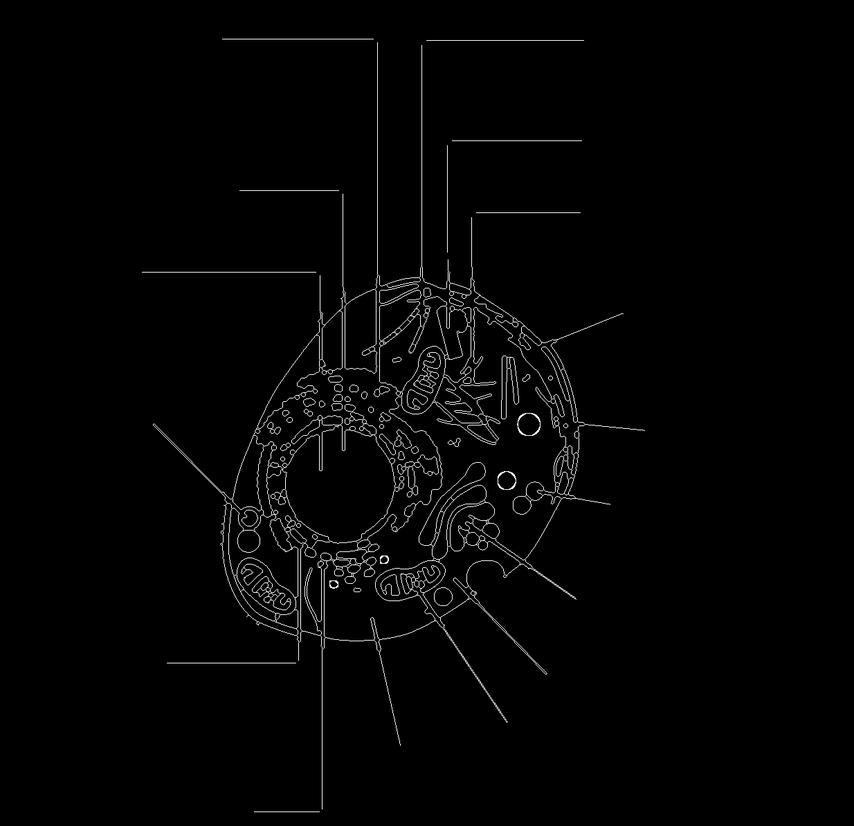
#> input picture whiteboard_backend/Skeletonized/edges_0_skeleton.png, 854 x 826 px, shrunk from 1234 x 1194 before the run; its folder holds only this picture in this run
$ python vectorizeProccessed.py
#> lines starting #> are read from the running program, lines starting #| are printed output that depends on the picture; after the words box and inside, x2 and y2 are one past the last pixel; in counts of white or black regions, pixels touching at a corner belong together
#!/usr/bin/env python3
# -*- coding: utf-8 -*-

import json
import math
import time
from pathlib import Path
from typing import List, Tuple

import cv2
import numpy as np

# ------------------- PATHS -------------------
BASE = Path(__file__).resolve().parent
IN_DIR  = BASE / "Skeletonized"   # skeleton PNGs from previous step
OUT_DIR = BASE / "StrokeVectors"
OUT_DIR.mkdir(parents=True, exist_ok=True)

# ------------------- GLOBAL KNOBS -------------------

# RDP simplification strength (fraction of image diagonal)
RDP_EPS_FRAC = 0.003

# Chaikin smoothing iterations (0..2 is reasonable)
CHAIKIN_ITERS = 1

# Minimum stroke length (fraction of diagonal) – drop super tiny crap
MIN_STROKE_LEN_FRAC = 0.01

# Angle logic
ANGLE_BREAK_DEG   = 30.0   # sharp turn above this → break stroke
DIR_WINDOW_BACK   = 3      # how many pixels back to estimate direction

# Safe checks
def finite2(x: float) -> bool:
    return math.isfinite(x)

def finite_seq(seq) -> bool:
    return all(math.isfinite(float(v)) for v in seq)

def finite_nd(a: np.ndarray) -> bool:
    return np.isfinite(a).all()

def nan_to_num_nd(a: np.ndarray) -> np.ndarray:
    return np.nan_to_num(a, copy=False)

# ------------------- LOAD SKELETON -------------------

def _load_skeleton_binary(path: Path) -> np.ndarray:
    """
    Read skeleton PNG, return mask 0/1 (1 = skeleton pixel).
    Assumes skeleton is white-ish on black background.
    """
    img = cv2.imread(str(path), cv2.IMREAD_GRAYSCALE)
    if img is None:
        raise FileNotFoundError(str(path))
    # Just threshold near mid
    _, bw = cv2.threshold(img, 0, 255, cv2.THRESH_BINARY + cv2.THRESH_OTSU)
    skel = (bw > 0).astype(np.uint8)
    return skel

# ------------------- GRAPH / STROKE TRACING -------------------

# 8-neighbourhood offsets
NEIGH_OFFS = [
    (-1, -1), (-1, 0), (-1, 1),
    ( 0, -1),          ( 0, 1),
    ( 1, -1), ( 1, 0), ( 1, 1),
]

def _neighbors(mask: np.ndarray, y: int, x: int) -> List[Tuple[int, int]]:
    h, w = mask.shape
    out = []
    for dy, dx in NEIGH_OFFS:
        ny, nx = y + dy, x + dx
        if 0 <= ny < h and 0 <= nx < w and mask[ny, nx]:
            out.append((ny, nx))
    return out

def _angle_between(u: np.ndarray, v: np.ndarray) -> float:
    # u, v: 2D vectors
    u = np.asarray(u, dtype=np.float32)
    v = np.asarray(v, dtype=np.float32)
    nu = float(np.linalg.norm(u))
    nv = float(np.linalg.norm(v))
    if nu < 1e-12 or nv < 1e-12:
        return 0.0
    u /= nu
    v /= nv
    c = float(np.dot(u, v))
    c = max(-1.0, min(1.0, c))
    return math.degrees(math.acos(c))

def _trace_stroke_from(
    start_y: int,
    start_x: int,
    skel: np.ndarray,
    deg: np.ndarray,
    visited_edges: set,
    w: int,
) -> List[Tuple[float, float]]:
    """
    Walk along skeleton edges, starting at (start_y, start_x),
    using an angular continuity criterion and visited_edges to avoid loops.
    Returns list of (x, y) floats forming one stroke.
    """
    path: List[Tuple[float, float]] = []
    h, _ = skel.shape

    curr_y, curr_x = start_y, start_x
    prev_y, prev_x = None, None
    prev_dir = None  # direction vector

    # helper: edge id
    def edge_id(y1, x1, y2, x2):
        a = y1 * w + x1
        b = y2 * w + x2
        return (a, b) if a < b else (b, a)

    while True:
        path.append((float(curr_x), float(curr_y)))

        # Collect candidates (neighbors with unused edges)
        neighs = _neighbors(skel, curr_y, curr_x)
        candidates = []
        for ny, nx in neighs:
            eid = edge_id(curr_y, curr_x, ny, nx)
            if eid in visited_edges:
                continue
            # don't immediately backtrack if we have alternatives
            if prev_y is not None and ny == prev_y and nx == prev_x and len(neighs) > 1:
                continue
            candidates.append((ny, nx))

        if not candidates:
            break

        # For the first step, we don't have a direction yet
        if prev_dir is None:
            # At junction, prefer direction that leads out (lower degree), but it's not critical
            candidates.sort(key=lambda p: deg[p[0], p[1]])
            next_y, next_x = candidates[0]
            dvec = np.array([next_x - curr_x, next_y - curr_y], dtype=np.float32)
            prev_dir = dvec
        else:
            # choose candidate with smallest angle to prev_dir
            best = None
            best_ang = 1e9
            base_dir = prev_dir

            # Optionally use multiple previous points to smooth direction
            if len(path) > DIR_WINDOW_BACK:
                x0, y0 = path[max(0, len(path)-1-DIR_WINDOW_BACK)]
                base_dir = np.array([curr_x - x0, curr_y - y0], dtype=np.float32)

            for ny, nx in candidates:
                dvec = np.array([nx - curr_x, ny - curr_y], dtype=np.float32)
                ang = _angle_between(base_dir, dvec)
                if ang < best_ang:
                    best_ang = ang
                    best = (ny, nx, dvec)

            if best is None:
                break

            # sharp corner → break stroke here, don't consume edge
            if best_ang > ANGLE_BREAK_DEG:
                break

            next_y, next_x, dvec = best
            prev_dir = dvec

        # mark edge as used
        eid = edge_id(curr_y, curr_x, next_y, next_x)
        visited_edges.add(eid)

        # move
        prev_y, prev_x = curr_y, curr_x
        curr_y, curr_x = next_y, next_x

    # make sure it's not degenerate
    if len(path) < 2:
        return []
    return path

def _extract_strokes_from_skeleton(skel01: np.ndarray) -> List[np.ndarray]:
    """
    Main stroke extraction:
      - compute degree for each skeleton pixel
      - trace from endpoints first (deg == 1)
      - then trace from any remaining unused edges
    Returns list of polylines as N×2 float arrays (x,y).
    """
    skel = (skel01 > 0).astype(np.uint8)
    h, w = skel.shape
    if skel.max() == 0:
        return []

    # degree map
    deg = np.zeros_like(skel, dtype=np.uint8)
    ys, xs = np.where(skel > 0)
    for y, x in zip(ys, xs):
        deg[y, x] = len(_neighbors(skel, y, x))

    # set of used edges (by id)
    visited_edges = set()

    strokes: List[np.ndarray] = []

    # Endpoint seeds first (deg == 1)
    endpoints = [(int(y), int(x)) for y, x in zip(ys, xs) if deg[y, x] == 1]

    for sy, sx in endpoints:
        # Check if there is any unused edge from here
        neighs = _neighbors(skel, sy, sx)
        has_free_edge = False
        for ny, nx in neighs:
            a = sy * w + sx
            b = ny * w + nx
            eid = (a, b) if a < b else (b, a)
            if eid not in visited_edges:
                has_free_edge = True
                break
        if not has_free_edge:
            continue

        path = _trace_stroke_from(sy, sx, skel, deg, visited_edges, w)
        if path:
            arr = np.asarray(path, dtype=np.float32)
            nan_to_num_nd(arr)
            if finite_nd(arr) and arr.shape[0] >= 2:
                strokes.append(arr)

    # Now any remaining unused edges (loops / junction leftovers)
    for sy, sx in zip(ys, xs):
        # for each pixel, see if it has an unused edge
        neighs = _neighbors(skel, sy, sx)
        start_needed = False
        for ny, nx in neighs:
            a = sy * w + sx
            b = ny * w + nx
            eid = (a, b) if a < b else (b, a)
            if eid not in visited_edges:
                start_needed = True
                break
        if not start_needed:
            continue

        path = _trace_stroke_from(sy, sx, skel, deg, visited_edges, w)
        if path:
            arr = np.asarray(path, dtype=np.float32)
            nan_to_num_nd(arr)
            if finite_nd(arr) and arr.shape[0] >= 2:
                strokes.append(arr)

    return strokes

# ------------------- RDP / CHAIKIN / BÉZIER -------------------

def _rdp(points: np.ndarray, eps: float) -> np.ndarray:
    points = np.asarray(points, dtype=np.float32)
    if points.shape[0] <= 2:
        return points
    start, end = points[0], points[-1]
    seg = end - start
    seglen2 = float(seg[0]*seg[0] + seg[1]*seg[1])
    if seglen2 <= 1e-12:
        return np.vstack((start, end))

    dmax, idx = 0.0, -1
    for i in range(1, points.shape[0]-1):
        v = points[i] - start
        proj = (v[0]*seg[0] + v[1]*seg[1]) / seglen2
        proj = max(0.0, min(1.0, proj))
        closest = start + proj * seg
        d = float(np.linalg.norm(points[i] - closest))
        if d > dmax:
            dmax, idx = d, i
    if dmax > eps and idx > 0:
        left = _rdp(points[:idx+1], eps)
        right = _rdp(points[idx:], eps)
        out = np.vstack((left[:-1], right))
        nan_to_num_nd(out)
        return out
    else:
        out = np.vstack((start, end))
        nan_to_num_nd(out)
        return out

def _chaikin(points: np.ndarray, iters: int) -> np.ndarray:
    if iters <= 0 or points.shape[0] < 3:
        return points
    P = points.astype(np.float32, copy=True)
    for _ in range(iters):
        Q = [P[0]]
        for i in range(P.shape[0] - 1):
            p = P[i]
            r = P[i+1]
            q = 0.75 * p + 0.25 * r
            s = 0.25 * p + 0.75 * r
            Q.extend([q, s])
        Q.append(P[-1])
        P = np.asarray(Q, dtype=np.float32)
        nan_to_num_nd(P)
    return P

def _catmull_rom_to_beziers(pts: np.ndarray, alpha: float = 0.5) -> List[List[float]]:
    """
    Convert open polyline to list of cubic Béziers:
      [x0,y0, cx1,cy1, cx2,cy2, x1,y1]
    """
    P = pts.astype(np.float32)
    nan_to_num_nd(P)
    n = P.shape[0]
    if n < 2:
        return []

    def tj(ti, Pi, Pj):
        d = float(np.linalg.norm(Pj - Pi))
        if not math.isfinite(d):
            d = 0.0
        return ti + (d ** alpha)

    beziers: List[List[float]] = []

    P_ext = np.vstack((P[0], P, P[-1]))
    t = [0.0]
    for i in range(1, P_ext.shape[0]):
        t.append(tj(t[-1], P_ext[i-1], P_ext[i]))

    for k in range(1, n+0):
        i1 = k
        if i1 >= n:
            break

        Pm = P_ext[k-1].astype(np.float32)
        P0 = P_ext[k].astype(np.float32)
        P1 = P_ext[k+1].astype(np.float32)
        Pp = P_ext[k+2].astype(np.float32)

        tm, t0, t1, tp = t[k-1], t[k], t[k+1], t[k+2]
        dt0 = (t1 - tm)
        dt1 = (tp - t0)
        if abs(dt0) < 1e-12 or abs(dt1) < 1e-12:
            m0 = (P1 - P0)
            m1 = (P1 - P0)
        else:
            m0 = ((P1 - Pm) / (t1 - tm) - (P0 - Pm) / (t0 - tm)) * (t1 - t0)
            m1 = ((Pp - P0) / (tp - t0) - (P1 - P0) / (t1 - t0)) * (t1 - t0)

        c1 = P0 + m0 / 3.0
        c2 = P1 - m1 / 3.0

        seg = [
            float(P0[0]), float(P0[1]),
            float(c1[0]), float(c1[1]),
            float(c2[0]), float(c2[1]),
            float(P1[0]), float(P1[1]),
        ]
        if finite_seq(seg):
            beziers.append(seg)

    return beziers

# ------------------- PROCESS SINGLE -------------------

def _poly_length(pp: np.ndarray) -> float:
    if pp.shape[0] < 2:
        return 0.0
    d = np.linalg.norm(np.diff(pp, axis=0), axis=1).sum()
    if not math.isfinite(d):
        return 0.0
    return float(d)

def _process_single(path: Path) -> Tuple[str, dict]:
    skel = _load_skeleton_binary(path)
#> in _load_skeleton_binary, img is the input picture: shape (826, 854); min 0, max 255, mean 4
#> in _load_skeleton_binary, `_, bw = cv2.threshold(img, 0, 255, cv2.THRESH_BINARY + cv2.THRESH_OTSU)`:
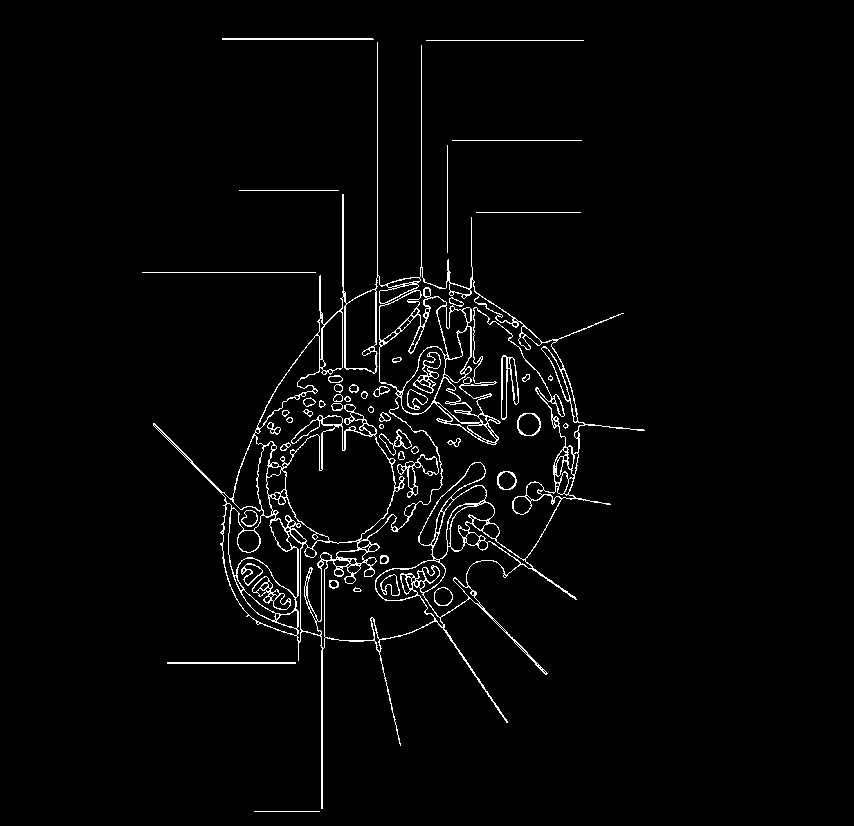
#> bw: shape (826, 854); 2.6% white in thin lines or dots, all inside (x1, y1, x2, y2) = (142, 38, 645, 812)
    H, W = skel.shape
    diag = math.hypot(W, H)

    t0 = time.time()

    # 1) extract raw polylines from skeleton
    polys = _extract_strokes_from_skeleton(skel)

    # 2) simplify + smooth (light)
    rdp_eps = RDP_EPS_FRAC * diag
    polys = [_rdp(p, rdp_eps) for p in polys if p.shape[0] >= 2]
    polys = [_chaikin(p, CHAIKIN_ITERS) for p in polys if p.shape[0] >= 2]
    polys = [nan_to_num_nd(p) for p in polys]
    polys = [p for p in polys if finite_nd(p) and p.shape[0] >= 2]

    # 3) drop very tiny strokes
    min_len = MIN_STROKE_LEN_FRAC * diag
    polys = [p for p in polys if _poly_length(p) >= min_len]

    # 4) convert to cubic Béziers
    strokes = []
    for p in polys:
        if p.shape[0] < 2:
            continue
        beziers = _catmull_rom_to_beziers(p, alpha=0.5)
        if not beziers:
            # fallback: straight segments
            q = p.astype(float)
            segs = []
            for i in range(q.shape[0]-1):
                a = q[i]
                b = q[i+1]
                c1 = a + (b - a) / 3.0
                c2 = a + 2.0 * (b - a) / 3.0
                seg = [
                    float(a[0]), float(a[1]),
                    float(c1[0]), float(c1[1]),
                    float(c2[0]), float(c2[1]),
                    float(b[0]), float(b[1]),
                ]
                if finite_seq(seg):
                    segs.append(seg)
            beziers = segs
        if beziers:
            strokes.append({"segments": beziers})

    t1 = time.time()

    data = {
        "version": 2,
        "source_image": str(path),
        "width": W,
        "height": H,
        "vector_format": "bezier_cubic",
        "strokes": strokes,
        "stats": {
            "curves": len(strokes),
            "time_sec": round(t1 - t0, 3),
            "rdp_eps": round(rdp_eps, 4),
            "chaikin_iters": CHAIKIN_ITERS,
            "angle_break_deg": ANGLE_BREAK_DEG,
        },
    }

    out_json = OUT_DIR / f"{path.stem}.json"
    out_json.write_text(json.dumps(data, indent=2), encoding="utf-8")
    return str(path), data

# ------------------- MAIN -------------------

def main():
    imgs = sorted(
        [
            p for p in IN_DIR.glob("*")
            if p.suffix.lower() in (".png", ".jpg", ".jpeg", ".bmp", ".tif", ".tiff")
        ],
        key=lambda p: p.name.lower(),
    )
    print(f"[INFO] IN={IN_DIR}  OUT={OUT_DIR}  found={len(imgs)} image(s)")
    if not imgs:
        return

    for p in imgs:
        src, meta = _process_single(p)
#> in _extract_strokes_from_skeleton, `ys, xs = np.where(skel > 0)`: ys = 18339 values from 38 to 811; xs = 18339 values, max 644 at index 8487, min 142 at index 1603, mean 396.1
#> after the loop in _extract_strokes_from_skeleton, `for y, x in zip(ys, xs):`:
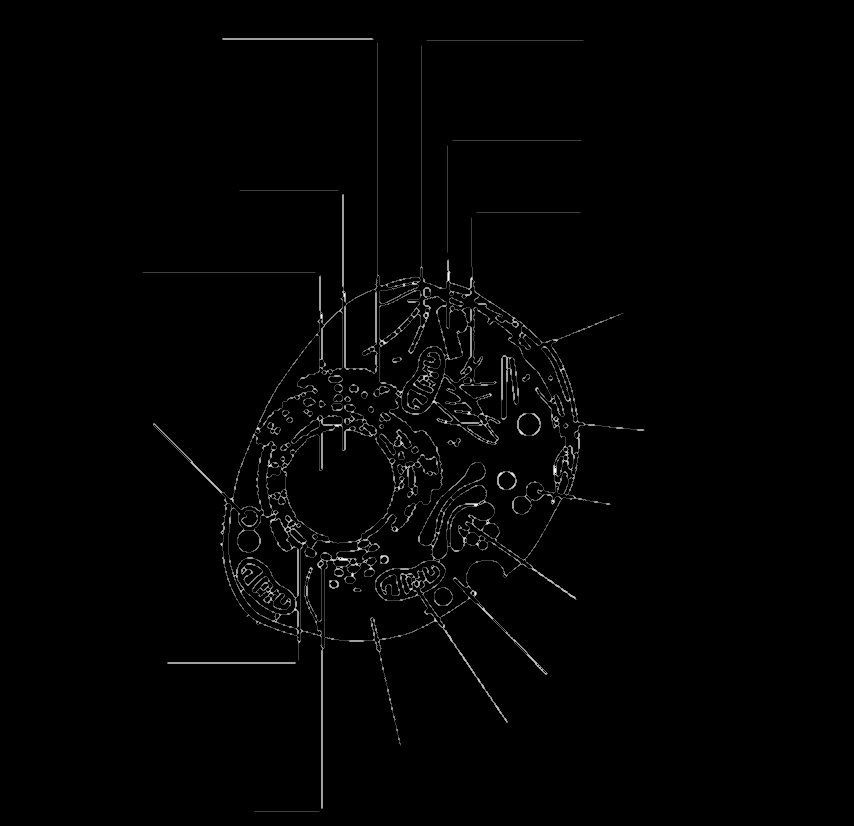
#> deg: shape (826, 854); min 0, max 8, mean 0.0921; drawn with min black and max white
#> in _extract_strokes_from_skeleton, `endpoints = [(int(y), int(x)) for y, x in zip(ys, xs) if deg[y, x] == 1]`: endpoints = [(40, 426), (40, 583), (42, 377), (45, 421), (140, 452), (140, 581), (145, 447), (190, 239), (190, 338), (212, 476), (212, 580), (217, 471), (252, 447), (272, 142), (272, 315), (313, 623), (505, 223), (660, 298), (745, 400), (811, 254), (811, 319)]
#> the loop in _extract_strokes_from_skeleton, `for sy, sx in endpoints:` made 21 passes
#> the loop in _process_single, `for p in polys:` made 102 passes
#> p on passes 1 to 8: [[426, 40], [583, 40]], [[377, 42], [377, 277]], [[421, 45], [421, 267]], [[452, 140], [581, 140]], [[447, 145], [447, 252]], [[239, 190], [338, 190]], [[476, 212], [580, 212]], [[471, 217], [471, 266]]
        print(f"[OK] {Path(src).name}: strokes={len(meta['strokes'])}, "
              f"time={meta['stats']['time_sec']}s")
#| [OK] edges_0_skeleton.png: strokes=102, time=12.529s

if __name__ == "__main__":
    main()

$ run again, on whiteboard_backend/Skeletonized/edges_4_skeleton.png
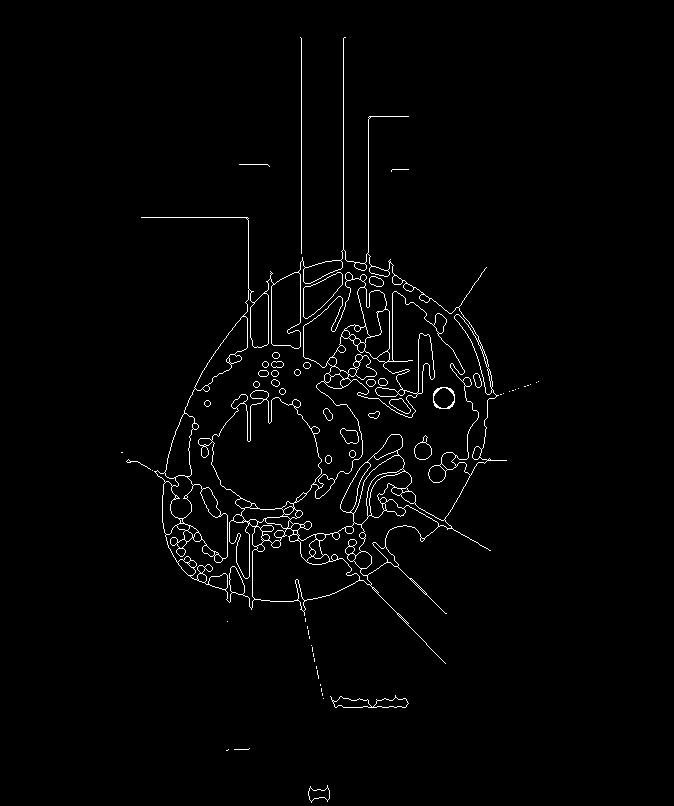
#> input picture whiteboard_backend/Skeletonized/edges_4_skeleton.png, 674 x 806 px
#> img: shape (806, 674); 1.7% white in thin lines or dots, all inside (x1, y1, x2, y2) = (121, 37, 539, 803)
#> ys = 9484 values from 37 to 802; xs = 9484 values, max 538 at index 3691, min 121 at index 5269, mean 328.7
#> the loop in _extract_strokes_from_skeleton, `for y, x in zip(ys, xs):` made 9484 passes
#> (y, x) on passes 1 to 3: (37, 300), (37, 344), (37, 345)
#> after the loop in _extract_strokes_from_skeleton, `for y, x in zip(ys, xs):`:
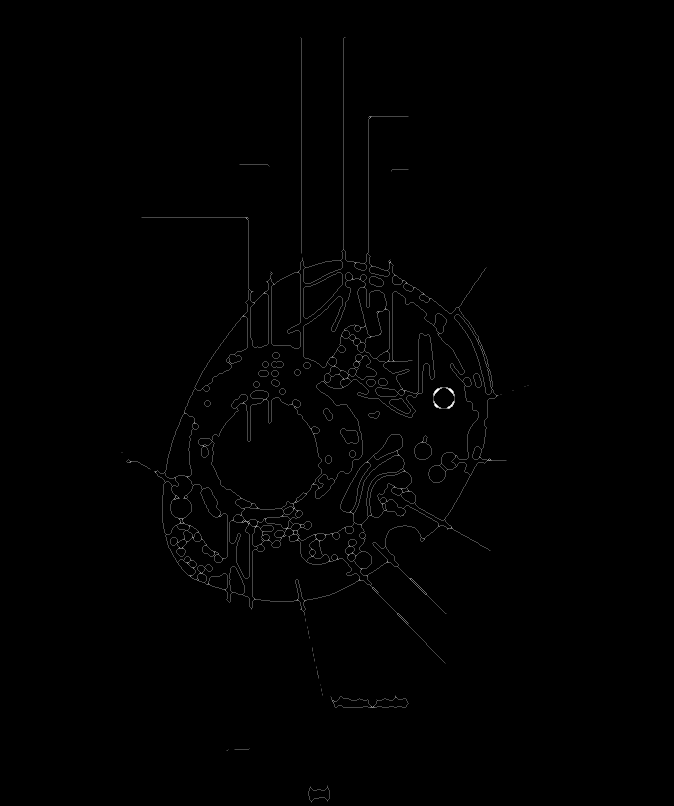
#> deg: shape (806, 674); min 0, max 7, mean 0.0373; drawn with min black and max white
#> endpoints = 69 pairs, first value 37 to 802, second value 121 to 528
#> the loop in _extract_strokes_from_skeleton, `for sy, sx in endpoints:` made 69 passes
#> (sy, sx, neighs) on pass 1: (37, 300, [(38, 301)])
#> the loop in _extract_strokes_from_skeleton, `for sy, sx in zip(ys, xs):` made 9484 passes
#> the loop in _process_single, `for p in polys:` made 45 passes
#> p on passes 1 to 8: [[408, 116], [369, 116]], [[239, 164], [267, 164]], [[408, 169], [392, 169]], [[141, 217], [247, 217]], [[301, 253], [301, 38]], [[506, 460], [487, 460]], [[445, 663], [426, 644]], [[234, 749], [248, 749]]
#| [OK] edges_4_skeleton.png: strokes=45, time=5.579s
